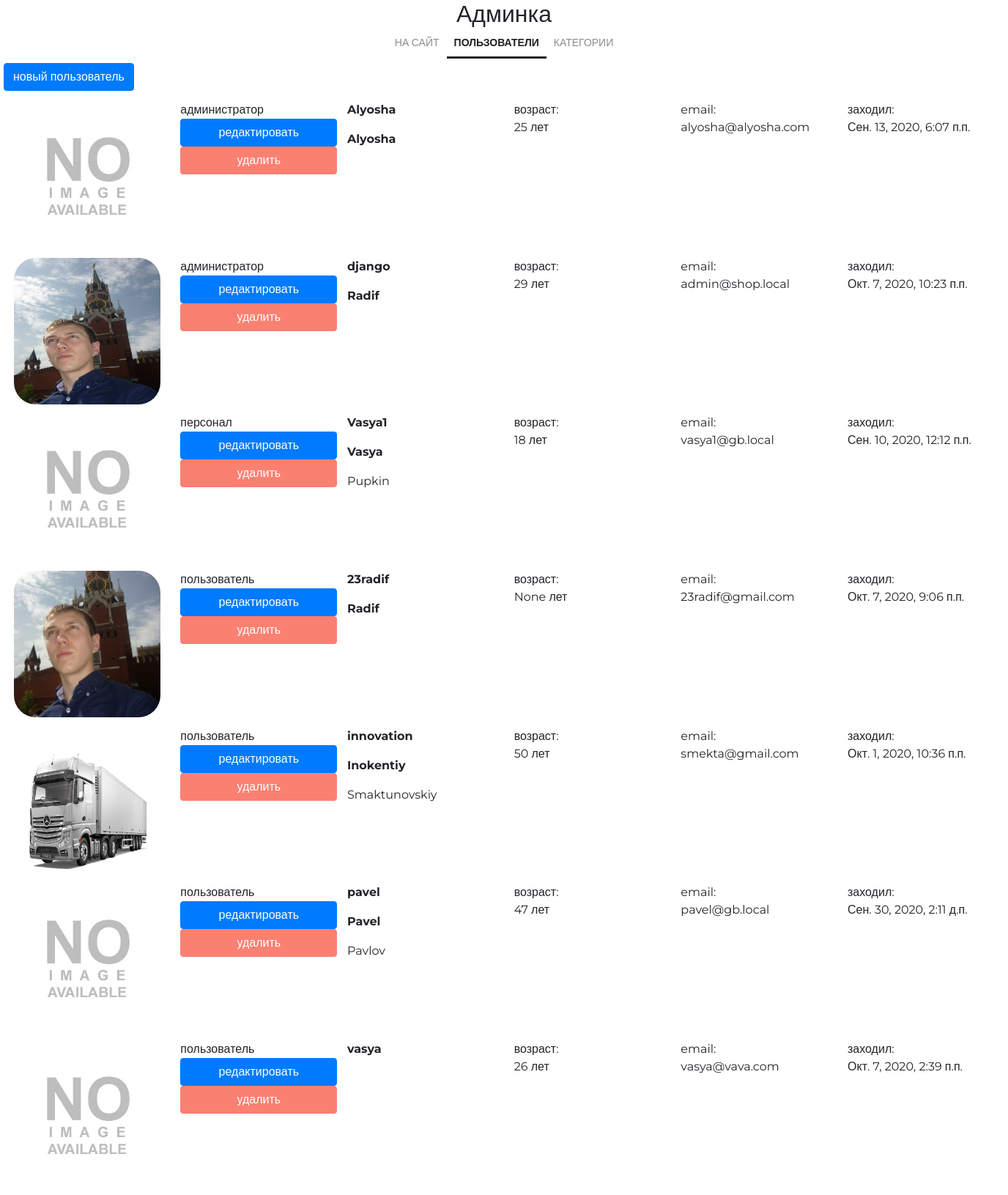
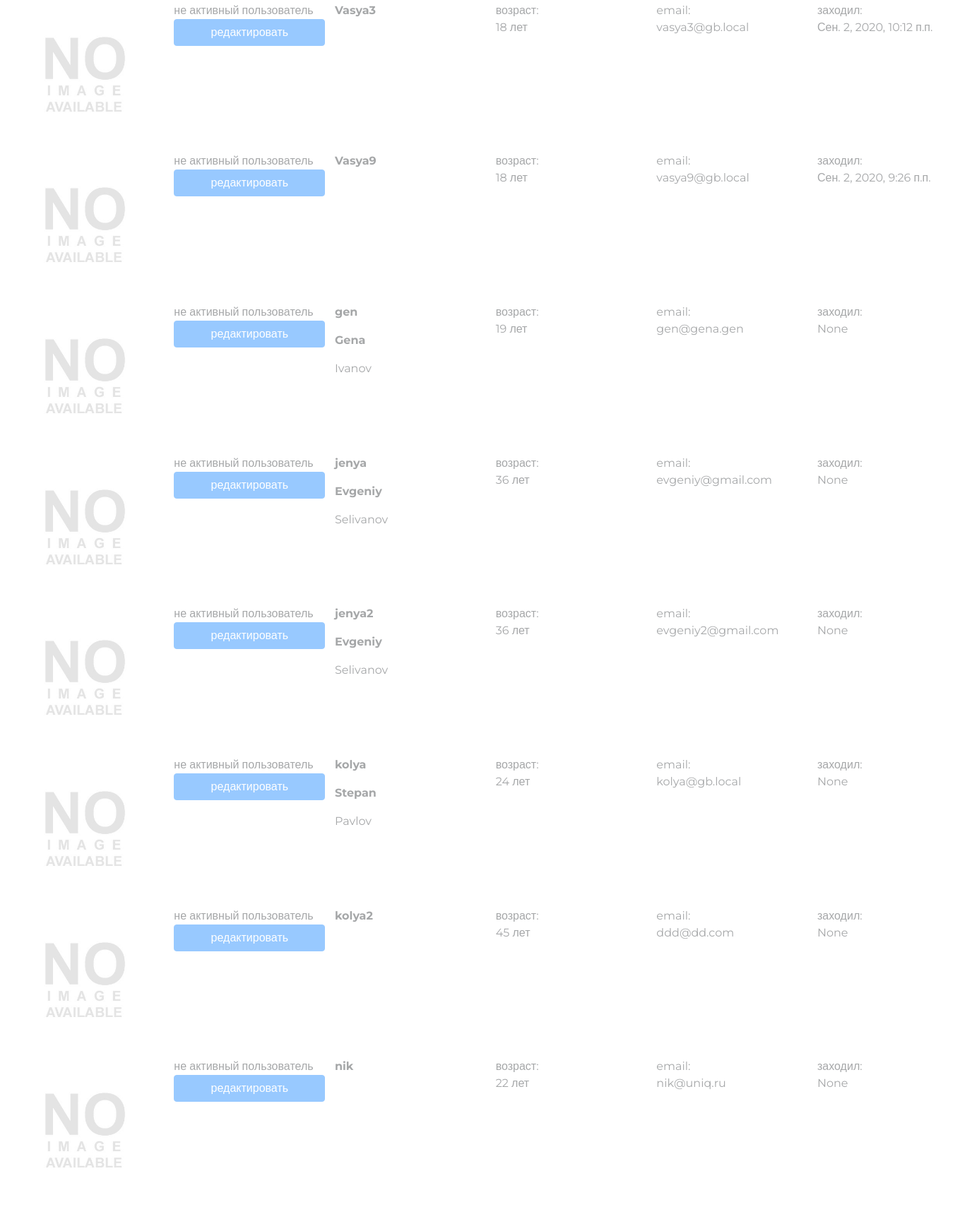
Screenshot of /my/admin/ (signed in, upper part) with the database file from the repository (2 pictures, top to bottom).
### authapp/models.py (models this page shows, shortened)
class ShopUser(AbstractUser):
    email = models.EmailField(verbose_name='электронный адрес', unique=True)
    age = models.PositiveIntegerField(verbose_name='возраст', null=True)
    avatar = models.ImageField(upload_to=USERS_AVATARS, blank=True)
    activation_key = models.CharField(max_length=128, blank=True)
    activation_key_expires = models.DateTimeField(
        default=get_activation_key_expires
    )
    class Meta:
        verbose_name = 'Пользователь'
        verbose_name_plural = 'Пользователи'
        ordering = ['-is_active', '-is_superuser', '-is_staff', 'username']

### adminapp/views.py (the view)
# urls.py: path('', adminapp.UsersList.as_view(), name='index'),
class UsersList(OnlySuperUserMixin, PageTitleMixin, ListView):
    model = get_user_model()
    page_title = 'админка/пользователи'

### adminapp/views.py (called while the page is built)
    @method_decorator(user_passes_test(lambda x: x.is_superuser))
    def dispatch(self, request, *args, **kwargs):
        return super().dispatch(request, *args, **kwargs)

    def get_context_data(self, *, object_list=None, **kwargs):
        data = super().get_context_data(object_list=None, **kwargs)
        if hasattr(self, 'page_title'):
            data['page_title'] = self.page_title
        return data

### mainapp/context_processors.py (called while the page is built)
def get_categories(request):
    return {
        'categories': ProductCategory.objects.filter(is_active=True),
    }

### mainapp/templatetags/my_tags.py (called while the page is built)
@register.filter(name='media_folder_users')  # регистрация фильтра через декоратор
def media_folder_users(string):
    if not string:
        string = 'users_avatars/default.jpg'
    return f'{settings.MEDIA_URL}{string}'

### adminapp/templates/authapp/shopuser_list.html
{% extends 'adminapp/base.html' %}
{% load static %}
{% load my_tags %}
{% block container %}
    <div class="users-list">
        <a href="{% url 'my_admin:user_create' %}" class="btn btn-primary new-user">
            новый пользователь
        </a>
        {% for shop_user in object_list %}
            <div class="user-record
                {% if not shop_user.is_active %}
                    not-active
                {% endif %}">
                <div>
                    <img src="{{ shop_user.avatar|media_folder_users }}"
                     alt="{{ shop_user.username }}">
                </div>
                <div class="user-role">
                    {% if not shop_user.is_active %}
                        не активный
                    {% endif %}
                    {% if shop_user.is_superuser %}
                        администратор
                    {% elif shop_user.is_staff %}
                        персонал
                    {% else %}
                        пользователь
                    {% endif %}
                    <a href="{% url 'my_admin:user_update' pk=shop_user.pk %}"
                       class="btn btn-primary">
                        редактировать
                    </a>
                    {% if shop_user.is_active %}
                        <a href="{% url 'my_admin:user_delete' pk=shop_user.pk %}"
                           class="btn btn-primary">
                            удалить
                        </a>
                    {% endif %}
                </div>
                <div class="user-name">
                    <p><strong>{{ shop_user.username }}</strong></p>
                    <p>
                        {% if shop_user.first_name %}
                            <b>{{ shop_user.first_name|title }}</b>
                            {% if shop_user.last_name %}
                                <p>{{ shop_user.last_name|title }}</p>
                            {% endif %}
                        {% endif %}
                    </p>
                </div>
                <div class="user-age">
                    возраст:<br>
                    {{ shop_user.age }} лет
                </div>
                <div class="user-email">
                    email:<br>
                    {{ shop_user.email }}
                </div>
                <div class="user-lastlogin">
                    заходил:<br>
                    {{ shop_user.last_login }}
                </div>
            </div>
        {% endfor %}
    </div>
{% endblock %}

### static/css/style.css (style rules this page uses)
* { margin: 0; padding: 0; }
html { height: 100%; }
body { height: 100%; font-family: "Montserrat", sans-serif; }
.users-list .not-active { opacity: 40%; }
.users-list .new-user { margin-bottom: 1%; }
.users-list .user-record { display: flex; margin-bottom: 1%; }
.users-list .user-record div { width: 20%; margin-left: 1%; }
.users-list .user-record img { width: 200px; height: 200px; border-radius: 15%; }
.users-list .user-role { display: flex; flex-direction: column; }
.users-list .user-role a:nth-child(2n) { background: salmon; border-color: salmon; }

### rows the page displays
ShopUser: is_superuser "администратор", is_active "удалить", username "Alyosha", first_name "Alyosha", age "25", email "alyosha@alyosha.com", last_login "Сен. 13, 2020, 6:07 п.п."
ShopUser: avatar|media_folder_users (picture), is_superuser "администратор", is_active "удалить", username "django", first_name "Radif", age "29", email "admin@shop.local", last_login "Окт. 7, 2020, 10:23 п.п."
ShopUser: is_superuser "персонал", is_active "удалить", username "Vasya1", first_name "Vasya", last_name "Pupkin", age "18", email "vasya1@gb.local", last_login "Сен. 10, 2020, 12:12 п.п."
ShopUser: avatar|media_folder_users (picture), is_superuser "пользователь", is_active "удалить", username "23radif", first_name "Radif", age "None", email "23radif@gmail.com", last_login "Окт. 7, 2020, 9:06 п.п."
ShopUser: avatar|media_folder_users (picture), is_superuser "пользователь", is_active "удалить", username "innovation", first_name "Inokentiy", last_name "Smaktunovskiy", age "50", email "smekta@gmail.com", last_login "Окт. 1, 2020, 10:36 п.п."
ShopUser: is_superuser "пользователь", is_active "удалить", username "pavel", first_name "Pavel", last_name "Pavlov", age "47", email "pavel@gb.local", last_login "Сен. 30, 2020, 2:11 д.п."
ShopUser: is_superuser "пользователь", is_active "удалить", username "vasya", age "26", email "vasya@vava.com", last_login "Окт. 7, 2020, 2:39 п.п."
ShopUser: is_active "не активный", is_superuser "пользователь", username "Vasya3", age "18", email "vasya3@gb.local", last_login "Сен. 2, 2020, 10:12 п.п."
ShopUser: is_active "не активный", is_superuser "пользователь", username "Vasya9", age "18", email "vasya9@gb.local", last_login "Сен. 2, 2020, 9:26 п.п."
ShopUser: is_active "не активный", is_superuser "пользователь", username "gen", first_name "Gena", last_name "Ivanov", age "19", email "gen@gena.gen", last_login "None"
ShopUser: is_active "не активный", is_superuser "пользователь", username "jenya", first_name "Evgeniy", last_name "Selivanov", age "36", email "evgeniy@gmail.com", last_login "None"
ShopUser: is_active "не активный", is_superuser "пользователь", username "jenya2", first_name "Evgeniy", last_name "Selivanov", age "36", email "evgeniy2@gmail.com", last_login "None"
ShopUser: is_active "не активный", is_superuser "пользователь", username "kolya", first_name "Stepan", last_name "Pavlov", age "24", email "kolya@gb.local", last_login "None"
ShopUser: is_active "не активный", is_superuser "пользователь", username "kolya2", age "45", email "ddd@dd.com", last_login "None"
ShopUser: is_active "не активный", is_superuser "пользователь", username "nik", age "22", email "nik@uniq.ru", last_login "None"
